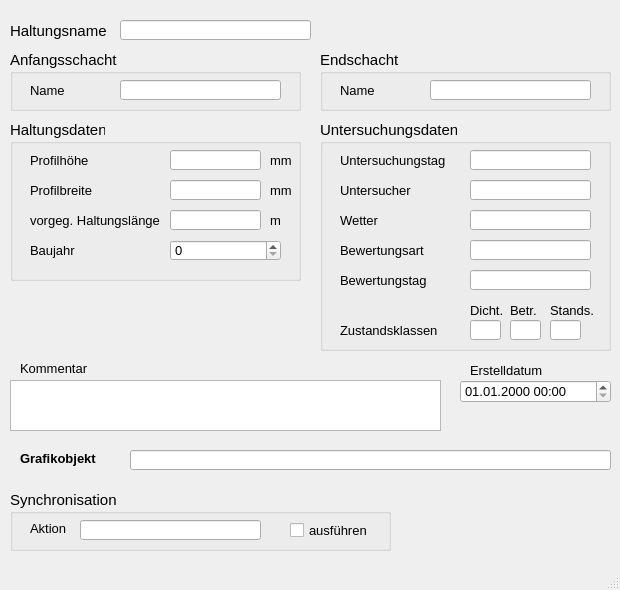
<?xml version="1.0" encoding="UTF-8"?>
<ui version="4.0">
 <class>MainWindow</class>
 <widget class="QMainWindow" name="MainWindow">
  <property name="geometry">
   <rect>
    <x>0</x>
    <y>0</y>
    <width>620</width>
    <height>590</height>
   </rect>
  </property>
  <property name="sizePolicy">
   <sizepolicy hsizetype="Preferred" vsizetype="Preferred">
    <horstretch>0</horstretch>
    <verstretch>0</verstretch>
   </sizepolicy>
  </property>
  <property name="minimumSize">
   <size>
    <width>620</width>
    <height>590</height>
   </size>
  </property>
  <property name="maximumSize">
   <size>
    <width>16777215</width>
    <height>16777215</height>
   </size>
  </property>
  <property name="baseSize">
   <size>
    <width>0</width>
    <height>0</height>
   </size>
  </property>
  <property name="font">
   <font>
    <family>Tahoma</family>
    <pointsize>10</pointsize>
   </font>
  </property>
  <property name="windowTitle">
   <string>MainWindow</string>
  </property>
  <widget class="QWidget" name="centralwidget">
   <widget class="QLabel" name="label">
    <property name="geometry">
     <rect>
      <x>10</x>
      <y>20</y>
      <width>131</width>
      <height>21</height>
     </rect>
    </property>
    <property name="font">
     <font>
      <family>Tahoma</family>
      <pointsize>11</pointsize>
     </font>
    </property>
    <property name="text">
     <string>Haltungsname</string>
    </property>
   </widget>
   <widget class="QGroupBox" name="groupBox">
    <property name="geometry">
     <rect>
      <x>10</x>
      <y>50</y>
      <width>291</width>
      <height>61</height>
     </rect>
    </property>
    <property name="font">
     <font>
      <family>Tahoma</family>
      <pointsize>11</pointsize>
     </font>
    </property>
    <property name="title">
     <string>Anfangsschacht</string>
    </property>
    <widget class="QLabel" name="label_3">
     <property name="geometry">
      <rect>
       <x>20</x>
       <y>30</y>
       <width>91</width>
       <height>21</height>
      </rect>
     </property>
     <property name="font">
      <font>
       <family>Tahoma</family>
       <pointsize>10</pointsize>
      </font>
     </property>
     <property name="text">
      <string>Name</string>
     </property>
    </widget>
    <widget class="QLineEdit" name="schoben">
     <property name="geometry">
      <rect>
       <x>110</x>
       <y>30</y>
       <width>161</width>
       <height>20</height>
      </rect>
     </property>
     <property name="font">
      <font>
       <family>Tahoma</family>
       <pointsize>10</pointsize>
      </font>
     </property>
     <property name="toolTip">
      <string>&lt;html&gt;&lt;head/&gt;&lt;body&gt;&lt;p&gt;Name des oberen Schachts&lt;/p&gt;&lt;/body&gt;&lt;/html&gt;</string>
     </property>
     <property name="statusTip">
      <string>Name des oberen Schachts</string>
     </property>
    </widget>
   </widget>
   <widget class="QGroupBox" name="groupBox_3">
    <property name="geometry">
     <rect>
      <x>320</x>
      <y>50</y>
      <width>291</width>
      <height>61</height>
     </rect>
    </property>
    <property name="font">
     <font>
      <family>Tahoma</family>
      <pointsize>11</pointsize>
     </font>
    </property>
    <property name="title">
     <string>Endschacht</string>
    </property>
    <widget class="QLabel" name="label_9">
     <property name="geometry">
      <rect>
       <x>20</x>
       <y>30</y>
       <width>71</width>
       <height>21</height>
      </rect>
     </property>
     <property name="font">
      <font>
       <family>Tahoma</family>
       <pointsize>10</pointsize>
      </font>
     </property>
     <property name="text">
      <string>Name</string>
     </property>
    </widget>
    <widget class="QLineEdit" name="schunten">
     <property name="geometry">
      <rect>
       <x>110</x>
       <y>30</y>
       <width>161</width>
       <height>20</height>
      </rect>
     </property>
     <property name="font">
      <font>
       <family>Tahoma</family>
       <pointsize>10</pointsize>
      </font>
     </property>
     <property name="toolTip">
      <string>&lt;html&gt;&lt;head/&gt;&lt;body&gt;&lt;p&gt;Name des unteren Schachts&lt;/p&gt;&lt;/body&gt;&lt;/html&gt;</string>
     </property>
     <property name="statusTip">
      <string>Name des unteren Schachts</string>
     </property>
    </widget>
   </widget>
   <widget class="QTextEdit" name="kommentar">
    <property name="geometry">
     <rect>
      <x>10</x>
      <y>380</y>
      <width>431</width>
      <height>51</height>
     </rect>
    </property>
    <property name="font">
     <font>
      <family>Tahoma</family>
      <pointsize>10</pointsize>
     </font>
    </property>
    <property name="toolTip">
     <string>&lt;html&gt;&lt;head/&gt;&lt;body&gt;&lt;p&gt;Platz für zusätzliche Kommentare.&lt;/p&gt;&lt;/body&gt;&lt;/html&gt;</string>
    </property>
    <property name="statusTip">
     <string>Platz für zusätzliche Kommentare.</string>
    </property>
   </widget>
   <widget class="QLabel" name="label_22">
    <property name="geometry">
     <rect>
      <x>20</x>
      <y>360</y>
      <width>81</width>
      <height>16</height>
     </rect>
    </property>
    <property name="font">
     <font>
      <family>Tahoma</family>
      <pointsize>10</pointsize>
     </font>
    </property>
    <property name="text">
     <string>Kommentar</string>
    </property>
   </widget>
   <widget class="QLineEdit" name="leitnam">
    <property name="geometry">
     <rect>
      <x>120</x>
      <y>20</y>
      <width>191</width>
      <height>20</height>
     </rect>
    </property>
    <property name="font">
     <font>
      <family>Tahoma</family>
      <pointsize>10</pointsize>
     </font>
    </property>
    <property name="toolTip">
     <string>&lt;html&gt;&lt;head/&gt;&lt;body&gt;&lt;p&gt;Eindeutiger Haltungsname&lt;/p&gt;&lt;/body&gt;&lt;/html&gt;</string>
    </property>
    <property name="statusTip">
     <string>Eindeutiger Haltungsname</string>
    </property>
   </widget>
   <widget class="QGroupBox" name="groupBox_2">
    <property name="geometry">
     <rect>
      <x>10</x>
      <y>120</y>
      <width>291</width>
      <height>161</height>
     </rect>
    </property>
    <property name="font">
     <font>
      <family>Tahoma</family>
      <pointsize>11</pointsize>
     </font>
    </property>
    <property name="title">
     <string>Haltungsdaten</string>
    </property>
    <widget class="QLabel" name="label_7">
     <property name="geometry">
      <rect>
       <x>20</x>
       <y>60</y>
       <width>101</width>
       <height>21</height>
      </rect>
     </property>
     <property name="font">
      <font>
       <family>Tahoma</family>
       <pointsize>10</pointsize>
      </font>
     </property>
     <property name="text">
      <string>Profilbreite</string>
     </property>
    </widget>
    <widget class="QLabel" name="label_20">
     <property name="geometry">
      <rect>
       <x>260</x>
       <y>60</y>
       <width>31</width>
       <height>21</height>
      </rect>
     </property>
     <property name="font">
      <font>
       <family>Tahoma</family>
       <pointsize>10</pointsize>
      </font>
     </property>
     <property name="text">
      <string>mm</string>
     </property>
    </widget>
    <widget class="QLabel" name="label_21">
     <property name="geometry">
      <rect>
       <x>260</x>
       <y>90</y>
       <width>31</width>
       <height>21</height>
      </rect>
     </property>
     <property name="font">
      <font>
       <family>Tahoma</family>
       <pointsize>10</pointsize>
      </font>
     </property>
     <property name="text">
      <string>m </string>
     </property>
    </widget>
    <widget class="QLineEdit" name="laenge">
     <property name="geometry">
      <rect>
       <x>160</x>
       <y>90</y>
       <width>91</width>
       <height>20</height>
      </rect>
     </property>
     <property name="font">
      <font>
       <family>Tahoma</family>
       <pointsize>10</pointsize>
      </font>
     </property>
     <property name="toolTip">
      <string>&lt;html&gt;&lt;head/&gt;&lt;body&gt;&lt;p&gt;&lt;span style=&quot; font-size:10pt;&quot;&gt;vorgegebene Haltungslänge, falls diese nicht automatisch berechnet werden soll&lt;/span&gt;&lt;/p&gt;&lt;/body&gt;&lt;/html&gt;</string>
     </property>
     <property name="statusTip">
      <string>vorgegebene Haltungslänge, falls diese nicht automatisch berechnet werden soll</string>
     </property>
    </widget>
    <widget class="QLabel" name="label_17">
     <property name="geometry">
      <rect>
       <x>20</x>
       <y>90</y>
       <width>151</width>
       <height>21</height>
      </rect>
     </property>
     <property name="font">
      <font>
       <family>Tahoma</family>
       <pointsize>10</pointsize>
      </font>
     </property>
     <property name="text">
      <string>vorgeg. Haltungslänge</string>
     </property>
    </widget>
    <widget class="QLineEdit" name="hoehe">
     <property name="geometry">
      <rect>
       <x>160</x>
       <y>30</y>
       <width>91</width>
       <height>20</height>
      </rect>
     </property>
     <property name="font">
      <font>
       <family>Tahoma</family>
       <pointsize>10</pointsize>
      </font>
     </property>
     <property name="toolTip">
      <string>&lt;html&gt;&lt;head/&gt;&lt;body&gt;&lt;p&gt;Bedeutung hängt vom Profiltyp ab&lt;/p&gt;&lt;/body&gt;&lt;/html&gt;</string>
     </property>
     <property name="statusTip">
      <string>Bedeutung hängt vom Profiltyp ab</string>
     </property>
    </widget>
    <widget class="QLabel" name="label_16">
     <property name="geometry">
      <rect>
       <x>260</x>
       <y>30</y>
       <width>31</width>
       <height>21</height>
      </rect>
     </property>
     <property name="font">
      <font>
       <family>Tahoma</family>
       <pointsize>10</pointsize>
      </font>
     </property>
     <property name="text">
      <string>mm</string>
     </property>
    </widget>
    <widget class="QLineEdit" name="breite">
     <property name="geometry">
      <rect>
       <x>160</x>
       <y>60</y>
       <width>91</width>
       <height>20</height>
      </rect>
     </property>
     <property name="font">
      <font>
       <family>Tahoma</family>
       <pointsize>10</pointsize>
      </font>
     </property>
     <property name="toolTip">
      <string>&lt;html&gt;&lt;head/&gt;&lt;body&gt;&lt;p&gt;Bedeutung hängt vom Profiltyp ab&lt;/p&gt;&lt;/body&gt;&lt;/html&gt;</string>
     </property>
     <property name="statusTip">
      <string>Bedeutung hängt vom Profiltyp ab</string>
     </property>
    </widget>
    <widget class="QLabel" name="label_6">
     <property name="geometry">
      <rect>
       <x>20</x>
       <y>30</y>
       <width>101</width>
       <height>21</height>
      </rect>
     </property>
     <property name="font">
      <font>
       <family>Tahoma</family>
       <pointsize>10</pointsize>
      </font>
     </property>
     <property name="text">
      <string>Profilhöhe</string>
     </property>
    </widget>
    <widget class="QLabel" name="label_60">
     <property name="geometry">
      <rect>
       <x>20</x>
       <y>120</y>
       <width>151</width>
       <height>21</height>
      </rect>
     </property>
     <property name="font">
      <font>
       <family>Tahoma</family>
       <pointsize>10</pointsize>
      </font>
     </property>
     <property name="text">
      <string>Baujahr</string>
     </property>
    </widget>
    <widget class="QSpinBox" name="baujahr">
     <property name="geometry">
      <rect>
       <x>160</x>
       <y>120</y>
       <width>111</width>
       <height>21</height>
      </rect>
     </property>
     <property name="font">
      <font>
       <family>Tahoma</family>
       <pointsize>10</pointsize>
      </font>
     </property>
     <property name="toolTip">
      <string>&lt;html&gt;&lt;head/&gt;&lt;body&gt;&lt;p&gt;Baujahr der Haltung&lt;/p&gt;&lt;/body&gt;&lt;/html&gt;</string>
     </property>
     <property name="statusTip">
      <string>Baujahr der Haltung</string>
     </property>
    </widget>
   </widget>
   <widget class="QLabel" name="label_71">
    <property name="geometry">
     <rect>
      <x>470</x>
      <y>360</y>
      <width>91</width>
      <height>21</height>
     </rect>
    </property>
    <property name="text">
     <string>Erstelldatum</string>
    </property>
   </widget>
   <widget class="QgsDateTimeEdit" name="createdat">
    <property name="geometry">
     <rect>
      <x>460</x>
      <y>380</y>
      <width>151</width>
      <height>23</height>
     </rect>
    </property>
    <property name="font">
     <font>
      <family>Tahoma</family>
      <pointsize>10</pointsize>
     </font>
    </property>
    <property name="currentSection">
     <enum>QDateTimeEdit::DaySection</enum>
    </property>
    <property name="displayFormat">
     <string>dd.MM.yyyy HH:mm</string>
    </property>
   </widget>
   <widget class="QGroupBox" name="groupBox_4">
    <property name="geometry">
     <rect>
      <x>320</x>
      <y>120</y>
      <width>291</width>
      <height>231</height>
     </rect>
    </property>
    <property name="font">
     <font>
      <family>Tahoma</family>
      <pointsize>11</pointsize>
     </font>
    </property>
    <property name="title">
     <string>Untersuchungsdaten</string>
    </property>
    <widget class="QLabel" name="label_61">
     <property name="geometry">
      <rect>
       <x>20</x>
       <y>30</y>
       <width>151</width>
       <height>21</height>
      </rect>
     </property>
     <property name="font">
      <font>
       <family>Tahoma</family>
       <pointsize>10</pointsize>
      </font>
     </property>
     <property name="text">
      <string>Untersuchungstag</string>
     </property>
    </widget>
    <widget class="QLineEdit" name="untersuchtag">
     <property name="geometry">
      <rect>
       <x>150</x>
       <y>30</y>
       <width>121</width>
       <height>20</height>
      </rect>
     </property>
     <property name="font">
      <font>
       <family>Tahoma</family>
       <pointsize>10</pointsize>
      </font>
     </property>
     <property name="toolTip">
      <string>&lt;html&gt;&lt;head/&gt;&lt;body&gt;&lt;p&gt;Datum des Untersuchungstages&lt;/p&gt;&lt;/body&gt;&lt;/html&gt;</string>
     </property>
     <property name="statusTip">
      <string>Datum des Untersuchungstages</string>
     </property>
    </widget>
    <widget class="QLabel" name="label_62">
     <property name="geometry">
      <rect>
       <x>20</x>
       <y>60</y>
       <width>151</width>
       <height>21</height>
      </rect>
     </property>
     <property name="font">
      <font>
       <family>Tahoma</family>
       <pointsize>10</pointsize>
      </font>
     </property>
     <property name="text">
      <string>Untersucher</string>
     </property>
    </widget>
    <widget class="QLineEdit" name="untersucher">
     <property name="geometry">
      <rect>
       <x>150</x>
       <y>60</y>
       <width>121</width>
       <height>20</height>
      </rect>
     </property>
     <property name="font">
      <font>
       <family>Tahoma</family>
       <pointsize>10</pointsize>
      </font>
     </property>
     <property name="toolTip">
      <string>&lt;html&gt;&lt;head/&gt;&lt;body&gt;&lt;p&gt;Name bzw. Kürzel des Untersuchers&lt;/p&gt;&lt;/body&gt;&lt;/html&gt;</string>
     </property>
     <property name="statusTip">
      <string>Name bzw. Kürzel des Untersuchers</string>
     </property>
    </widget>
    <widget class="QLabel" name="label_63">
     <property name="geometry">
      <rect>
       <x>20</x>
       <y>90</y>
       <width>151</width>
       <height>21</height>
      </rect>
     </property>
     <property name="font">
      <font>
       <family>Tahoma</family>
       <pointsize>10</pointsize>
      </font>
     </property>
     <property name="text">
      <string>Wetter</string>
     </property>
    </widget>
    <widget class="QLineEdit" name="wetter">
     <property name="geometry">
      <rect>
       <x>150</x>
       <y>90</y>
       <width>121</width>
       <height>20</height>
      </rect>
     </property>
     <property name="font">
      <font>
       <family>Tahoma</family>
       <pointsize>10</pointsize>
      </font>
     </property>
     <property name="toolTip">
      <string>&lt;html&gt;&lt;head/&gt;&lt;body&gt;&lt;p&gt;kurzer Kommentar zum Wetter am Untersuchungstag&lt;/p&gt;&lt;/body&gt;&lt;/html&gt;</string>
     </property>
     <property name="statusTip">
      <string>kurzer Kommentar zum Wetter am Untersuchungstag</string>
     </property>
    </widget>
    <widget class="QLabel" name="label_64">
     <property name="geometry">
      <rect>
       <x>20</x>
       <y>120</y>
       <width>151</width>
       <height>21</height>
      </rect>
     </property>
     <property name="font">
      <font>
       <family>Tahoma</family>
       <pointsize>10</pointsize>
      </font>
     </property>
     <property name="text">
      <string>Bewertungsart</string>
     </property>
    </widget>
    <widget class="QLineEdit" name="bewertungsart">
     <property name="geometry">
      <rect>
       <x>150</x>
       <y>120</y>
       <width>121</width>
       <height>20</height>
      </rect>
     </property>
     <property name="font">
      <font>
       <family>Tahoma</family>
       <pointsize>10</pointsize>
      </font>
     </property>
     <property name="toolTip">
      <string>&lt;html&gt;&lt;head/&gt;&lt;body&gt;&lt;p&gt;Name des verwndeten Bewertungsmodells (z.B. DWA-M 149-3)&lt;/p&gt;&lt;/body&gt;&lt;/html&gt;</string>
     </property>
     <property name="statusTip">
      <string>Name des verwndeten Bewertungsmodells (z.B. DWA-M 149-3)</string>
     </property>
    </widget>
    <widget class="QLabel" name="label_65">
     <property name="geometry">
      <rect>
       <x>20</x>
       <y>150</y>
       <width>151</width>
       <height>21</height>
      </rect>
     </property>
     <property name="font">
      <font>
       <family>Tahoma</family>
       <pointsize>10</pointsize>
      </font>
     </property>
     <property name="text">
      <string>Bewertungstag</string>
     </property>
    </widget>
    <widget class="QLineEdit" name="bewertungstag">
     <property name="geometry">
      <rect>
       <x>150</x>
       <y>150</y>
       <width>121</width>
       <height>20</height>
      </rect>
     </property>
     <property name="font">
      <font>
       <family>Tahoma</family>
       <pointsize>10</pointsize>
      </font>
     </property>
     <property name="toolTip">
      <string>&lt;html&gt;&lt;head/&gt;&lt;body&gt;&lt;p&gt;Datum des Tages, an dem die Bewertung durchgeführt wird&lt;/p&gt;&lt;/body&gt;&lt;/html&gt;</string>
     </property>
     <property name="statusTip">
      <string>Datum des Tages, an dem die Bewertung durchgeführt wird</string>
     </property>
    </widget>
    <widget class="QLabel" name="label_38">
     <property name="geometry">
      <rect>
       <x>230</x>
       <y>180</y>
       <width>51</width>
       <height>21</height>
      </rect>
     </property>
     <property name="font">
      <font>
       <family>Tahoma</family>
       <pointsize>10</pointsize>
      </font>
     </property>
     <property name="text">
      <string>Stands.</string>
     </property>
    </widget>
    <widget class="QLineEdit" name="max_ZS">
     <property name="geometry">
      <rect>
       <x>230</x>
       <y>200</y>
       <width>31</width>
       <height>20</height>
      </rect>
     </property>
     <property name="toolTip">
      <string>&lt;html&gt;&lt;head/&gt;&lt;body&gt;&lt;p&gt;Zustandsklasse Betriebssicherheit&lt;/p&gt;&lt;/body&gt;&lt;/html&gt;</string>
     </property>
     <property name="statusTip">
      <string>Zustandsklasse Betriebssicherheit</string>
     </property>
    </widget>
    <widget class="QLabel" name="label_37">
     <property name="geometry">
      <rect>
       <x>190</x>
       <y>180</y>
       <width>41</width>
       <height>21</height>
      </rect>
     </property>
     <property name="font">
      <font>
       <family>Tahoma</family>
       <pointsize>10</pointsize>
      </font>
     </property>
     <property name="text">
      <string>Betr.</string>
     </property>
    </widget>
    <widget class="QLabel" name="label_36">
     <property name="geometry">
      <rect>
       <x>20</x>
       <y>200</y>
       <width>121</width>
       <height>21</height>
      </rect>
     </property>
     <property name="font">
      <font>
       <family>Tahoma</family>
       <pointsize>10</pointsize>
      </font>
     </property>
     <property name="text">
      <string>Zustandsklassen</string>
     </property>
    </widget>
    <widget class="QLabel" name="label_39">
     <property name="geometry">
      <rect>
       <x>150</x>
       <y>180</y>
       <width>41</width>
       <height>21</height>
      </rect>
     </property>
     <property name="font">
      <font>
       <family>Tahoma</family>
       <pointsize>10</pointsize>
      </font>
     </property>
     <property name="text">
      <string>Dicht.</string>
     </property>
    </widget>
    <widget class="QLineEdit" name="max_ZD">
     <property name="geometry">
      <rect>
       <x>150</x>
       <y>200</y>
       <width>31</width>
       <height>20</height>
      </rect>
     </property>
     <property name="toolTip">
      <string>&lt;html&gt;&lt;head/&gt;&lt;body&gt;&lt;p&gt;Zustandsklasse Dichtheit&lt;/p&gt;&lt;/body&gt;&lt;/html&gt;</string>
     </property>
     <property name="statusTip">
      <string>Zustandsklasse Dichtheit</string>
     </property>
    </widget>
    <widget class="QLineEdit" name="max_ZB">
     <property name="geometry">
      <rect>
       <x>190</x>
       <y>200</y>
       <width>31</width>
       <height>20</height>
      </rect>
     </property>
     <property name="toolTip">
      <string>&lt;html&gt;&lt;head/&gt;&lt;body&gt;&lt;p&gt;Zustandsklasse Betriebssicherheit&lt;/p&gt;&lt;/body&gt;&lt;/html&gt;</string>
     </property>
     <property name="statusTip">
      <string>Zustandsklasse Betriebssicherheit</string>
     </property>
    </widget>
   </widget>
   <widget class="QLabel" name="label_23">
    <property name="geometry">
     <rect>
      <x>20</x>
      <y>450</y>
      <width>101</width>
      <height>16</height>
     </rect>
    </property>
    <property name="font">
     <font>
      <family>Tahoma</family>
      <pointsize>10</pointsize>
      <weight>75</weight>
      <bold>true</bold>
     </font>
    </property>
    <property name="text">
     <string>Grafikobjekt</string>
    </property>
   </widget>
   <widget class="QGroupBox" name="groupBox_sync">
    <property name="geometry">
     <rect>
      <x>10</x>
      <y>490</y>
      <width>381</width>
      <height>61</height>
     </rect>
    </property>
    <property name="font">
     <font>
      <family>Tahoma</family>
      <pointsize>11</pointsize>
     </font>
    </property>
    <property name="title">
     <string>Synchronisation</string>
    </property>
    <widget class="QCheckBox" name="status">
     <property name="geometry">
      <rect>
       <x>280</x>
       <y>30</y>
       <width>101</width>
       <height>21</height>
      </rect>
     </property>
     <property name="font">
      <font>
       <family>Tahoma</family>
       <pointsize>10</pointsize>
      </font>
     </property>
     <property name="toolTip">
      <string>Synchronisation aktivieren</string>
     </property>
     <property name="statusTip">
      <string>Synchronisation aktivieren</string>
     </property>
     <property name="text">
      <string>ausführen</string>
     </property>
    </widget>
    <widget class="QLabel" name="label_19">
     <property name="geometry">
      <rect>
       <x>20</x>
       <y>30</y>
       <width>51</width>
       <height>16</height>
      </rect>
     </property>
     <property name="font">
      <font>
       <family>Tahoma</family>
       <pointsize>10</pointsize>
      </font>
     </property>
     <property name="text">
      <string>Aktion</string>
     </property>
    </widget>
    <widget class="QLineEdit" name="aktion">
     <property name="geometry">
      <rect>
       <x>70</x>
       <y>30</y>
       <width>181</width>
       <height>20</height>
      </rect>
     </property>
     <property name="toolTip">
      <string>&lt;html&gt;&lt;head/&gt;&lt;body&gt;&lt;p&gt;Maßnahme zur Synchronisation&lt;/p&gt;&lt;/body&gt;&lt;/html&gt;</string>
     </property>
     <property name="statusTip">
      <string>Maßnahme zur Synchronisation</string>
     </property>
    </widget>
   </widget>
   <widget class="QLineEdit" name="objekt">
    <property name="geometry">
     <rect>
      <x>130</x>
      <y>450</y>
      <width>481</width>
      <height>20</height>
     </rect>
    </property>
    <property name="toolTip">
     <string>&lt;html&gt;&lt;head/&gt;&lt;body&gt;&lt;p&gt;Textbeschreibung (WKT) des Grafikobjekts&lt;/p&gt;&lt;/body&gt;&lt;/html&gt;</string>
    </property>
    <property name="statusTip">
     <string>Textbeschreibung des Grafikobjekts</string>
    </property>
   </widget>
  </widget>
  <widget class="QMenuBar" name="menubar">
   <property name="geometry">
    <rect>
     <x>0</x>
     <y>0</y>
     <width>620</width>
     <height>22</height>
    </rect>
   </property>
  </widget>
  <widget class="QStatusBar" name="statusbar"/>
 </widget>
 <customwidgets>
  <customwidget>
   <class>QgsDateTimeEdit</class>
   <extends>QDateTimeEdit</extends>
   <header>qgsdatetimeedit.h</header>
  </customwidget>
 </customwidgets>
 <tabstops>
  <tabstop>leitnam</tabstop>
  <tabstop>hoehe</tabstop>
  <tabstop>breite</tabstop>
  <tabstop>laenge</tabstop>
  <tabstop>createdat</tabstop>
  <tabstop>kommentar</tabstop>
 </tabstops>
 <resources/>
 <connections/>
</ui>
